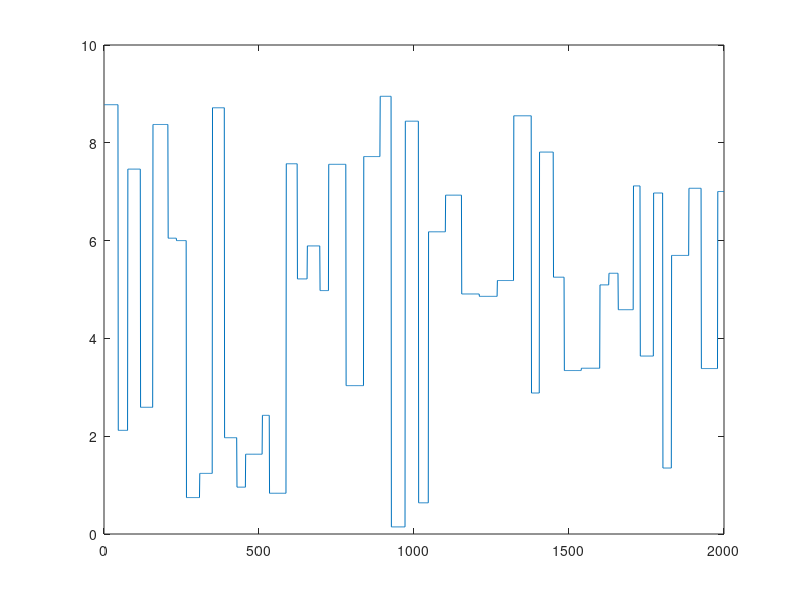

Reproduce this figure in MATLAB.
Ts = 0.5;   %chu ky lay mau
N = 2000;   %so mau du lieu
Umin = 0;
Umax = 9;
PWmin = 20;
PWmax = 60;
k1 = 1;
k2 = 1;
uu = zeros(1,N);
while k2 < N
    PW = PWmin + round(rand*(PWmax-PWmin));
    k2 = k1 + PW;
    if k2 > N
        k2 = N;
    end
    uu(k1:k2) = Umin + rand*(Umax-Umin);
    k1 = k2;
end
t = (1:N)*Ts;
plot(uu)
sig = [t;uu];
save SingleTank_Input sig
